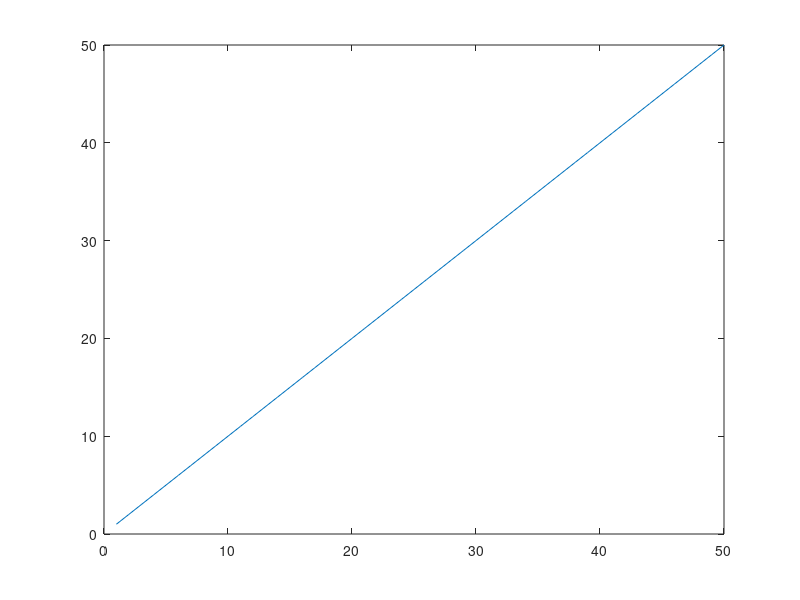
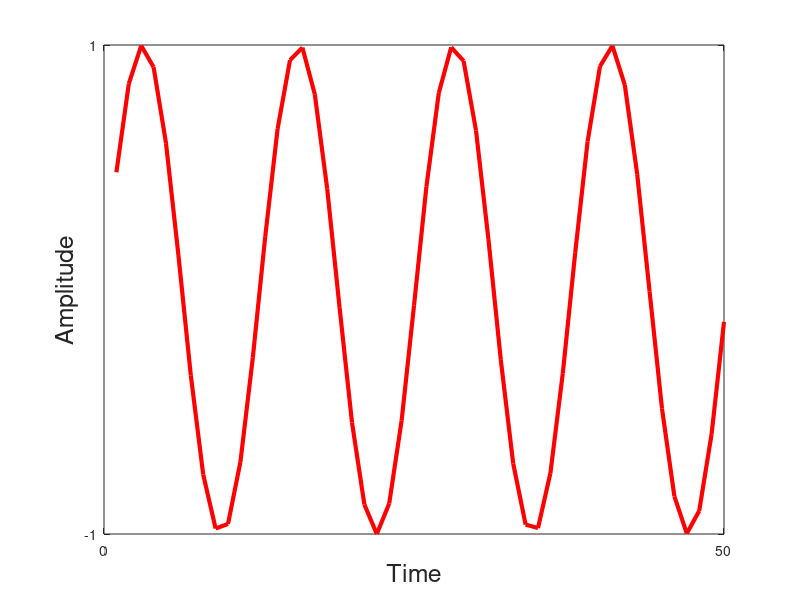

These charts were generated, in order, by the following MATLAB code:
%% Variables, Strings, Scalars, Vectors, Matrices
a = 1;
a
%%
a = 'hello world';
a
%%
a = 1:10;
a
%%
a(1)
%%
a = magic(5);
a
%%
size(a)
%%
a
a(3)
a(6)
a(3,4)
%%
b = a(3);
b
%%
b = [5, 10];
b
%%
b = [a(3),a(4)];
b
%%
c = sin(b/2)
%%
b = [1,2,3;4,5,6;7,8,9]

%% Visualizing Data
a = 1:50;
figure; 
plot(a);
%% Pretty it up
y = sin(a/2);
figure; plot(a,y,'color','r','linewidth',3)
xlabel('Time','Fontsize',18)
ylabel('Amplitude','Fontsize',18)
xticks([0,50]);
yticks(round([min(y),max(y)]));